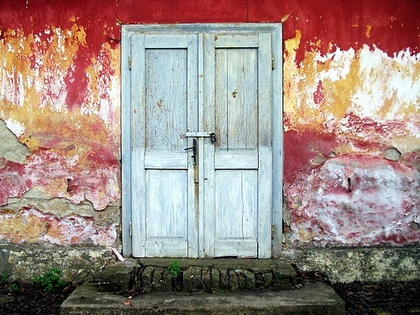
%> input picture pic2.jpg, 420 x 315 px, shrunk from 500 x 375 before the run
$ octave --eval "spatialFilt(imread('pic2.jpg'));"   (GNU Octave 9; MATLAB toolbox functions it lacks are replaced by stand-ins)
%> lines starting %> are read from the running program, lines starting %| are printed output that depends on the picture
function spatialFilt(im)
    %Convolution spatial filtering

    %Set averaging 9x9 kernel
    kernel = ones(9)/81;

    %Convert image and pad it
    img = double(im)./255;
    pad = padarray(img,[10,10]);
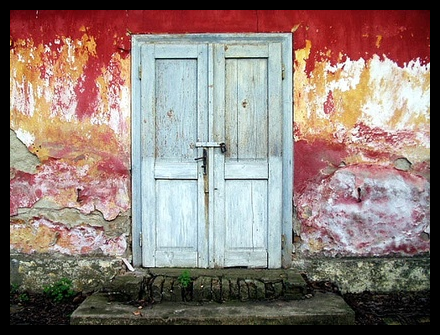
%> pad: size 335x440x3 double; mean R, G, B 0.558, 0.488, 0.464

    %Alocate space for new image
    new_img = zeros(size(img,1),size(img,2));

    %Convolute
    for ii=1:size(pad,1)-8
        for jj=1:size(pad,2)-8
            val = pad(ii:ii+8,jj:jj+8).*kernel;
            new_img(ii,jj) = sum(val(:));
        end
    end
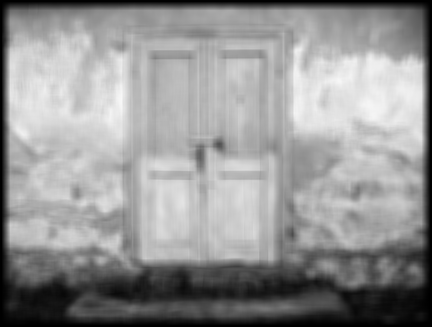
%> new_img: size 327x432 double; min 0, max 0.974, mean 0.582

    %Display
    figure();
    imshow(new_img);
end
